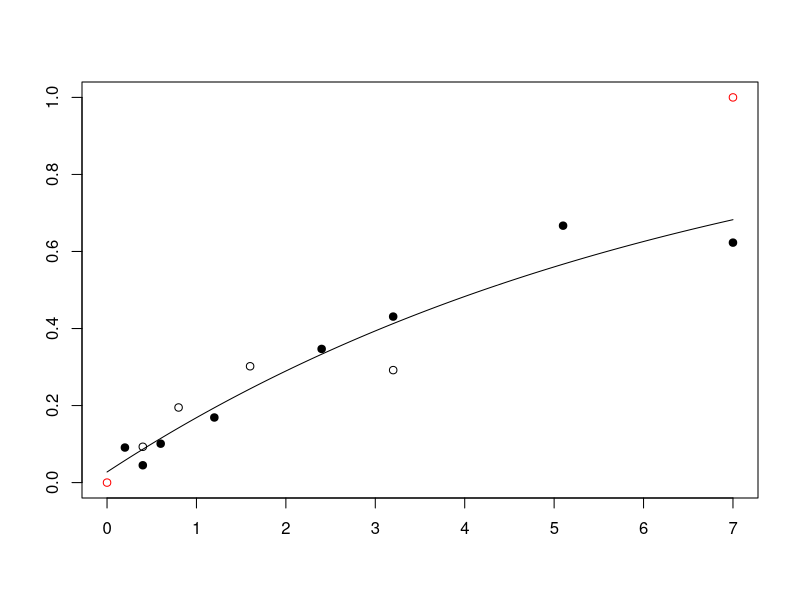
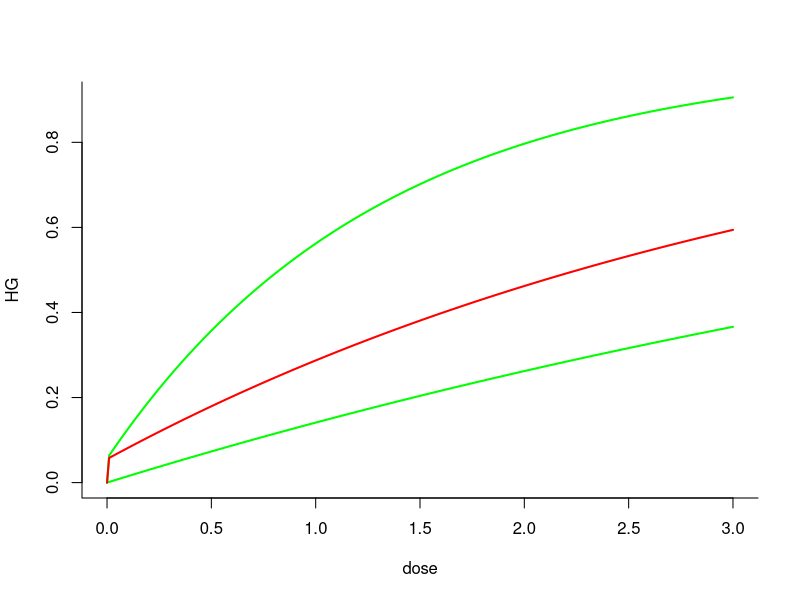
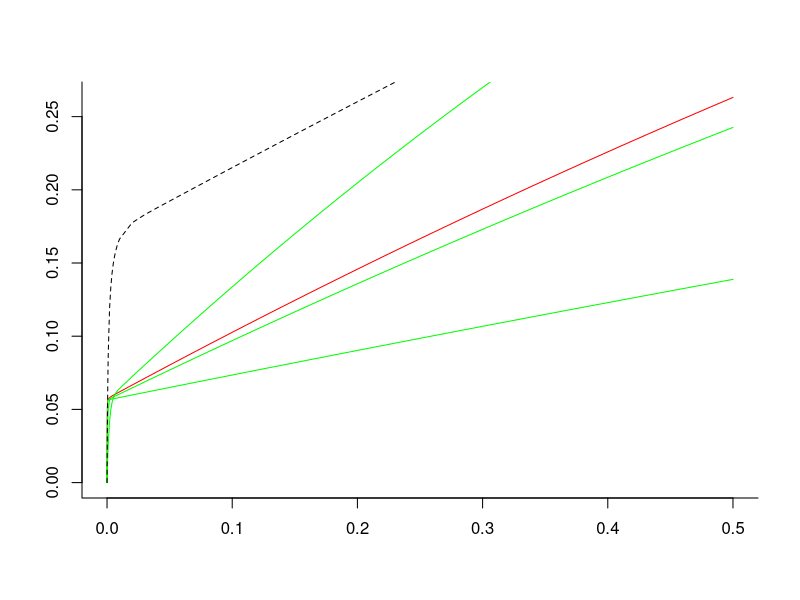
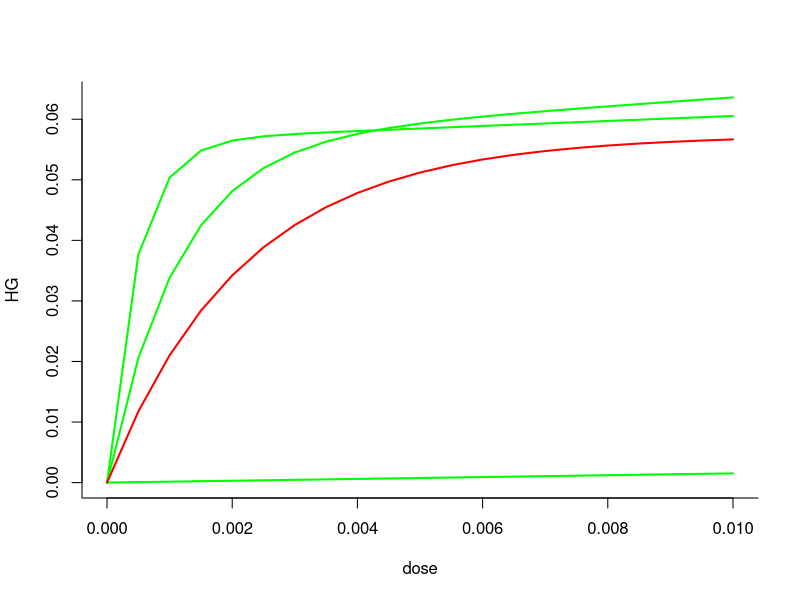

Source code (R) for these figures, in order:
# Free, open-source software under GNU GPLv3. It comes with no warranty. 
# Concerns radiogenic mouse HG tumorigenesis.
# Written by Mark Ebert, Edward Huang, Dae Woong Ham and Ray Sachs, summer  and fall 2017. 
# Relevant references and their abbreviations in commenting this script are the following.
# ".93Alp"=Alpen et al. "Tumorigenic potential of high-Z, high-LET charged-particle radiations." Rad Res 136:382-391 (1993)
# ".94Alp"=Alpen et al. "Fluence-based relative biological effectiveness for charged particle carcinogenesis in mouse Harderian gland." Adv Space Res 14(10): 573-581. (1994).  
# "16Chang"=Chang et al. "Harderian Gland Tumorigenesis: Low-Dose and LET Response." Radiat Res 185(5): 449-460. (2016).  
# "16Srn"=Siranart et al."Mixed Beam Murine Harderian Gland Tumorigenesis: Predicted Dose-Effect Relationships if neither Synergism nor Antagonism Occurs." Radiat Res 186(6): 577-591 (2016).  
# "17Cuc"=Cucinotta & Cacao. "Non-Targeted Effects Models Predict Significantly Higher Mars Mission Cancer Risk than Targeted Effects Models." Sci Rep 7(1): 1832. (2017). PMC5431989
library(deSolve) # library for solving differential equations
library(minpack.lm) #for non-linear regression package
rm(list=ls())
####### Data #######
dfr <- data.frame( # data used in 16Chang; includes data analyzed in .93Alp and .94Alp  
  dose.1 = c(0.2,0.4,0.6,1.2,2.4,3.2,5.1,7,0.05,0.1,0.15,0.2,0.4,0.8,1.6,0.05,0.1,0.2,0.4,0,0.1,0.2,0.4,0.8,1.6,0.4,0.8,1.6,3.2,0.05,0.1,0.2,0.4,0.8,0.1,0.2,0.4,0.8,0.1,0.2,0.4,0.04,0.08,0.16,0.32,0.033,0.066,0.13,0.26,0.52,.2, .4, .6),
  HG = c(0.091,0.045,0.101,0.169,0.347,0.431,0.667,0.623,0.156,0.215,0.232,0.307,0.325,0.554,0.649,0.123,0.145,0.207,0.31,0.026,0.083,0.25,0.39,0.438,0.424,0.093,0.195,0.302,0.292,0.109,0.054,0.066,0.128,0.286,0.183,0.167,0.396,0.536,0.192,0.234,0.317,0.092,0.131,0.124,0.297,0.082,0.088,0.146,0.236,0.371,.154,.132,.333),#HG prevalence as defined in 16Chang
  NWeight = c(520,2048,1145,584,313,232,293,221,1162,877,455,409,374,223,320,742,661,347,131,6081,1091,251,244,191,131,645,255,199,111,649,378,973,833,201,468,381,197,109,496,257,185,1902,1063,884,350,1767,1408,874,299,261,322,206,67),
  #nominal weight for weighted least squaresregression; see .93Alp. The Lanthanum entries were obtained by measuring the main graph in 17Cuc 
  index=c(rep(1,8),rep(0,17), rep(1,4),  rep(0,24)),#index=0 for Z>3 ions, 1 otherwise. Not needed in some models
  L = c(rep(1.6,8), rep(193, 7), rep(250, 4), rep(195, 6), rep(0.4, 4), rep(25, 5), rep(464, 4), rep(193, 3),rep(70, 4), rep(100, 5), rep(953, 3)), ##L=LET=LET_infinity=stopping power (keV/micron)
  Z = c(rep(2, 8), rep(26, 17), rep(1, 4), rep(10, 5), rep(43, 4), rep(26, 3), rep(14, 4), rep(22, 5), rep(57, 3)),#atomic number, charge in units of proton charge on fully ionized atomic nucleus, e.g. 2 for 2He4
  Zeff = c(rep("TBD", 53)),# effective ion charge according to the formula of W.H Barkas. Zeff <= Z. Calculated below. For this data, only very slightly less than Z.
  beta = c(rep("TBD", 53)),# ion speed, relative to speed of light, calculated below
  MeVperu = c(rep(228, 8), rep(600, 7), rep(300, 4), rep(600, 6), rep(250, 4), rep(670, 5), rep(600, 4), rep(600, 3), rep(260, 4), rep(1000, 5), rep(593, 3)),#Kinetic energy in MeV, divided by atomic mass, e.g. divided by 4u=4x931.5 MeV/c^2 for 2He4
  Katz = c(rep("TBD", 53)),#for fully ionized nuclei, Katz's Z^2/beta^2, Calculated below. It is part of the Bethe Barkas Bloch equation for stopping power. Our calculations don't use Katz, but various similar calculations do.
  ion = c(rep("He4", 8), rep("Fe56", 17), rep("p", 4), rep("Ne20", 5), rep("Nb93", 4), rep("Fe56", 3), rep("Si28", 4), rep("Ti48", 5), rep("La139", 3)),
  comments = c(".93AlpLooksOK", rep("", 7), ".93AlplooksOK", rep('', 11), ".93Alp.no.iso", "not in 17Cuc (or 16Chang?)", rep("", 3), "16Chang all OK?", rep('', 24), ".94Alp","From graphs",'e.g. in 17Cuc')
) 

# Data for HG induced by photons from Cs-137 or Co-60 beta decay; from 16Chang (and calibration of LQ model)
ddd <- data.frame(dose.1 = c(0, 0.4, 0.8, 1.6, 3.2, 7, 0, .4, .8, .12, 1.6),
                  HG = c(.026, .048, .093, .137, .322, .462, .0497, .054, .067, .128, .202),
                  NWeight = c(6081.2, 4989.5, 1896.8, 981.1, 522.2, 205.2, 7474.1, 2877.6, 1423.7, 689.9, 514.9),
                  Nucleus = c(rep("Cobalt-60", 6), rep("Cesium-137", 5)),
                  Comments = c(rep("TBD", 11))
)
Y <- 0.001 * dfr[, "MeVperu"] # convert to GeV/u for convenience in a calculation
dfr[, "Katz"] <- round((dfr[, "Z"]) ^2 * (2.57 * Y^2 + 4.781 * Y + 2.233) / (2.57 * Y^2 + 4.781 * Y), 2) # special relativistic calculation of Z^2/beta^2. The numerics include conversion from GeV to joules and from u to kg.
dfr[, "beta"] <- round(dfr[, "Z"] * sqrt(1 / dfr[, "Katz"]), 3) # i.e. Z*sqrt(beta^2/Z^2) 
dfr[, "Zeff"] <- round(dfr[, "Z"] * (1 - exp( -125 * dfr[, "Z"] ^ (-2.0 / 3))), 2) # Barkas formula for Zeff; for us Zeff is almost Z

dfra <- dfr[c(1:19,26:53),] ##removes the zero dose case and the no isograft data

#####  photon and HZE/NTE Models #####
LQ <- lm(HG ~ dose.1 + I(dose.1 ^ 2), data = ddd) # linear model fit on ddd dataset
summary(LQ, correlation = T) 

#HERE OUR NEW HZE/NTE MODEL; works well. Uses 3 adjustable parameters. There is also an HZE/TE model and NTE or TE models for Z<=3, but for a while we now use the HZE/NTE model for Z>3 with data for Z>=8  
dfrHZE <- subset(dfra, Z > 3) # look only at HZE not at much lower LET ions. # In next line phi controls how fast NTE build up from zero; not really needed during calibration since 150*phi*Dose/L>>1 at every observed Dose !=0. phi needed for later synergy calculations.
phi <- 1000 # Even larger phi should give the same final results, but might cause extra problems with R. 
HZEm <- nls(HG ~ .0275 + (1 - exp ( -0.01 * (aa1 * L * dose.1 * exp( -aa2 * L) + (1 - exp( -150 * phi * dose.1 / L)) * kk1))), #  calibrating parameters in a model that modifies the hazard function NTE models in 17Cuc.
            data = dfrHZE, 
            weights = NWeight,
            start = list(aa1 = .9, aa2 = .01, kk1 = 6)) 
summary(HZEm, correlation = T);vcov(HZEm)# parameter values & accuracy; variance-covariance matrix
NTE.HZE.c <- coef(HZEm) #  calibrated central values of the 3 parameters. Next is the IDER, =0 at dose 0
HHC <- function(dose.1,L) 0.01*(NTE.HZE.c[1]*L*dose.1*exp(-NTE.HZE.c[2]*L)+(1-exp(-150*phi*dose.1/L))*NTE.HZE.c[3]) # calibrated hazard function

CalculateHZEC <- function(dose.1, L) {
  1-exp(-HHC(dose.1,L)) #  Calibrated IDER
}

dose <- c(seq(0, .00001, by = 0.000001),seq(.00002,.0001,by=.00001),seq(.0002,.001,by=.0001),seq(.002,.01,by=.001),seq(.02,.5,by=.01))##look carefully near zero, but go out to 0.5 Gy
#dose=dose[1:30] #this can be used to zoom in on the very low dose behavior in the graphs
####### calculate baseline MIXDER I(d) for mixtures of HZE components modeled by NTE IDER #######
IntegrateNTE_HZE_IMIXDER <- function(r, L, d = dose, aa1 = NTE.HZE.c[1], aa2 = NTE.HZE.c[2], kk1 = NTE.HZE.c[3]) {
  dE <- function(yini, State, Pars) {
    aa1 <- aa1; aa2 <- aa2; kk1 <- kk1
    with(as.list(c(State, Pars)), {
      aa = vector(length = length(L))
      u = vector(length = length(L))
      for (i in 1:length(L)) {
        aa[i] = aa1*L[i]*exp(-aa2*L[i])
        u[i] = uniroot(function(d) 1-exp(-0.01*(aa[i]*d+(1-exp(-150*phi*d/L[i]))*kk1)) - I, lower = 0, upper = 20, tol = 10^-10)$root
      }
      dI = vector(length = length(L))
      for (i in 1:length(L)) {
        dI[i] = r[i]*0.01*(aa[i]+exp(-150*phi*u[i]/L[i])*kk1*150*phi/L[i])*exp(-0.01*(aa[i]*u[i]+(1-exp(-150*phi*u[i]/L[i]))*kk1))
        
      }
      dI = sum(dI)
      return(list(c(dI)))
    })
  }
  pars = NULL; yini = c(I= 0); d = d
  out = ode(yini, times = d, dE, pars, method = "radau")
  return(out)
} 

####### Plotting I(d) example
# r <- .25*1:4; L <- c(25,70,190,250);plot(INCRL, type='l',ylim=c(0,.5),col='red',bty='l',ann='F')
# lines(dose,CalculateHZEC(dose,190), col='green')#component 3
# lines(dose,CalculateHZEC(dose,250),col='green')#component 4
# lines(dose,CalculateHZEC(dose,70),col='green')#component 2
# lines(dose,CalculateHZEC(dose,25),col='green') #component 1
# SEA <- function(dose.1) CalculateHZEC(dose.1/4, 25) + CalculateHZEC(dose.1/4, 70) + CalculateHZEC(dose/4, 190) + CalculateHZEC(dose.1/3, 250)
# lines(dose, SEA(dose), lty=2)
##Next need Monte Carlo for 95%CI. Edward's Next Job
########### Light ion Z <= 3 model 1 ######### 
dfrL <- subset(dfra, Z <= 3) #for Light ions
LOW.m <- nls(HG ~ .0275 + 1-exp(-bet * dose.1),
             data = dfrL,
             weights = NWeight,
             start = list(bet = .5))
summary(LOW.m)
LOW.c <- coef(LOW.m)  # calibrated central values of the parameter
CalculateLOW.C <- function(dose.1, L) { # Calibrated Low LET model. Use L=0, but maybe later will use L >0 but small 
  return(1-exp(-LOW.c[1] * dose.1))
}  
#######Next: visual checks to see if our calibration is consistent with 16Chang, .93Alp, .94Alp and 17Cuc
## Put various values in our calibrated model to check with numbers and graphs in these references
#  L=193; dose.1 = dfrHZE[1:7, "dose.1"]; HGe = dfr[1:7,"HG"] # same for Fe
plot(c(0, 7), c(0, 1), col = 'red', ann = 'F') 
ddose <- 0.01 * 0:700; lines(ddose, CalculateLOW.C(ddose, 0) + .0275)  #calibrated lowLET IDER
points(dfrL[1:8, "dose.1"], dfrL[1:8,"HG"],pch=19) #RKS: Helium data points
points(dfrL[9:12, "dose.1"], dfrL[9:12, "HG"] )  # proton data points 

#####MIXDER# RKS next is just a  fossil I think
dE_1 <- function(d, aa1, aa2, kk1, phi, L) {
   ((150 * kk1 * phi * exp(-150 * phi * d / L) / L + aa1 * L * exp( -aa2 * L)) * 
  exp(-0.01 * (kk1 * (1 - exp( - 150 * phi * d / L)) + aa1 * L * exp(-aa2 * L) * d))) / 100
 }

dE_2 <- function(dose,L) { 
 LOW.c*exp(-LOW.c*dose)  
}

# To be done next. HZE NTE MIXDER 95% CI (Edward)!!! Information criteria and 
# compare with 17Cuc (Mark)! clean up style
# Overall: add TE HZE models; decide on low LET models after seeing Mark's IC 
# results. Decide how to handle the various branches -- probably one ODE for NTE 
# HZE MIXDERs that may have on low LET component and one ODE for TE HZE MIXDERs ditto


#egh :: ASSIGNMENT: Calculate I(d) for N > 1 HZE IDERs and one low-LET IDER
calculateComplexId <- function(r, L, d, aa1 = NTE.HZE.c[1], aa2 = NTE.HZE.c[2], kk1 = NTE.HZE.c[3], phi = 3e3, beta = LOW.c, lowLET = FALSE) {
  ## FUNCTION DESCRIPTION
  # Calulates the function I(d) from N > 1 HZE IDERs and one low-LET IDER using 
  # incremental effect additivity
  #
  # new argument: lowLET (FALSE by default, TRUE when one IDER is low-LET)
  dE <- function(yini, State, Pars) { #  Constructing an ode from the IDERS
    aa1 <- aa1; aa2 <- aa2; kk1 <- kk1; beta <- beta; phi <- phi; L <- L
    with(as.list(c(State, Pars)), {
      aa <- vector(length = length(L))  
      u <- vector(length = length(L))  
      for (i in 1:length(L)) {
        aa[i] <- aa1 * L[i] * exp(-aa2 * L[i])
        u[i] <- uniroot(function(d) 1-exp(-0.01*(aa1*L[i]*d*exp(-aa2*L[i])+(1-exp(-150*phi*d/L[i]))*kk1)) - I, lower = 0, upper = 200, extendInt = "yes", tol = 10^-10)$root #egh this is used in the single HZE and lowLET example
      }
      dI <- vector(length = length(L))
      for (i in 1:length(L)) {
        dI[i] <- r[i] * 0.01*(aa[i]+exp(-150*phi*u[i]/L[i])*kk1*150*phi/L[i])*exp(-0.01*(aa[i]*u[i]+(1-exp(-150*phi*u[i]/L[i]))*kk1))
      }
      if (lowLET == TRUE) { # If low-LET IDER is present then include it at the end of the dI vector
        u[length(L) + 1] <- uniroot(function(d) 1-exp(-beta*d) - I, lower = 0, upper = 200, extendInt = "yes", tol = 10^-10)$root
        dI[length(L) + 1] <- r[length(r)] * dE_2(d = u[length(L) + 1], L = 0)
      }
      dI <- sum(dI)
      return(list(c(dI)))
      })
  }
  return(ode(c(I = 0), times = d, dE, parms = NULL, method = "radau")) #  Finds the solution I(d) of the differential equation dE
}

r1 <- .2; r <- c(r1, 1 - r1) #Proportions. Next plot IDERs and MIXDER
d <- .01 * 0:300.
plot(x = d, y = CalculateHZEC(dose.1 = d, L = 173), type = "l", xlab="dose",ylab="HG",bty='l',col='green',lwd=2)
lines(x = d, y = CalculateLOW.C( d,0), col='green', lwd=2)
lines(x = d, y = calculateComplexId(r = r, L = 193, d = d, lowLET = TRUE)[, 2], col = "red", lwd=2) # I(d)

r <- c(1/3, 1/3, 1/3); L <- c(25, 70, 250)
INCRL <- calculateComplexId(r, L, d = dose) # incremental effect additivity 
plot(INCRL, type='l', col='red', bty='l', ann='F') # ,ylim=c(0,.4) ; I(d) plot
lines(dose, CalculateHZEC(dose, 250), col='green') # component 3
lines(dose, CalculateHZEC(dose, 70), col='green') # component 2
lines(dose, CalculateHZEC(dose, 25), col='green') # component 1
SEA <- function(dose.1) CalculateHZEC(dose.1/3, 25) + CalculateHZEC(dose.1/3, 70) + CalculateHZEC(dose.1/3, 250)
lines(dose, SEA(dose), lty=2)

d <- seq(0, .01, .0005)
r <- c(1/20, 1/20, 9/10); L <- c(70, 173)
plot(x = d, y = CalculateHZEC(dose.1 = d, L = 173), type = "l", xlab="dose",ylab="HG",bty='l',col='green',lwd=2)
lines(x = d, y = CalculateHZEC(d, 70), col='green', lwd=2) # component 3
lines(x = d, y = CalculateLOW.C(d, 0), col='green', lwd=2)
lines(x = d, y = calculateComplexId(r, L, d = d, lowLET = TRUE)[, 2], col = 'red', lwd = 2)
